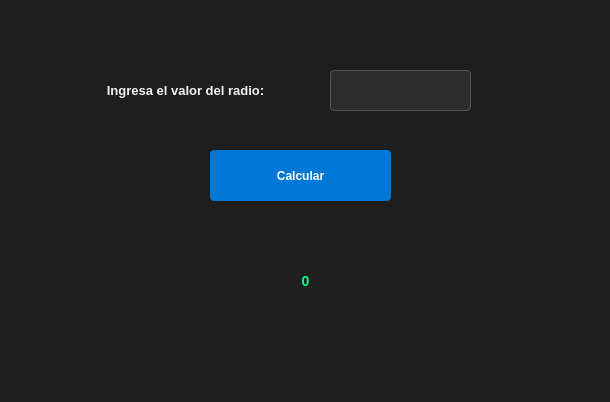
<?xml version="1.0" encoding="UTF-8"?>
<ui version="4.0">
 <class>Dialog</class>
 <widget class="QDialog" name="Dialog">
  <property name="geometry">
   <rect>
    <x>0</x>
    <y>0</y>
    <width>610</width>
    <height>402</height>
   </rect>
  </property>
  <property name="windowTitle">
   <string>Area Circulo</string>
  </property>
  <property name="styleSheet">
   <string notr="true">/* --- Ventana principal del diálogo --- */
QDialog {
background-color: #1e1e1e; /* fondo oscuro */
color: #f1f1f1;
font-family: &quot;Segoe UI&quot;, Arial, sans-serif;
font-size: 14px;
}

/* --- Etiquetas --- */
QLabel {
color: #f1f1f1;
font-size: 13px;
font-weight: bold;
}

/* --- Campos de entrada --- */
QLineEdit {
background-color: #2c2c2c;
color: #ffffff;
border: 1px solid #555;
border-radius: 4px;
padding: 4px;
}

QLineEdit:focus {
border: 1px solid #0078d7; /* azul al enfocarse */
}

/* --- Botón Calcular --- */
QPushButton {
background-color: #0078d7; /* azul estilo Windows */
color: #ffffff;
border-radius: 4px;
padding: 6px 12px;
font-weight: bold;
}

QPushButton:hover {
background-color: #005a9e; /* azul más oscuro al pasar el mouse */
}

QPushButton:pressed {
background-color: #004578; /* azul profundo al hacer clic */
}

/* --- Resultado (label) --- */
#lbl_resultado {
color: #00ff88; /* verde llamativo para el resultado */
font-size: 14px;
font-weight: bold;
}
</string>
  </property>
  <widget class="QLabel" name="label">
   <property name="geometry">
    <rect>
     <x>60</x>
     <y>60</y>
     <width>251</width>
     <height>61</height>
    </rect>
   </property>
   <property name="font">
    <font>
     <pointsize>-1</pointsize>
     <weight>75</weight>
     <bold>true</bold>
    </font>
   </property>
   <property name="text">
    <string>Ingresa el valor del radio:</string>
   </property>
   <property name="alignment">
    <set>Qt::AlignCenter</set>
   </property>
  </widget>
  <widget class="QLineEdit" name="txt_radio">
   <property name="geometry">
    <rect>
     <x>330</x>
     <y>70</y>
     <width>141</width>
     <height>41</height>
    </rect>
   </property>
  </widget>
  <widget class="QPushButton" name="btn_calcular">
   <property name="geometry">
    <rect>
     <x>210</x>
     <y>150</y>
     <width>181</width>
     <height>51</height>
    </rect>
   </property>
   <property name="font">
    <font>
     <weight>75</weight>
     <bold>true</bold>
    </font>
   </property>
   <property name="text">
    <string>Calcular</string>
   </property>
  </widget>
  <widget class="QLabel" name="lbl_resultado">
   <property name="geometry">
    <rect>
     <x>180</x>
     <y>240</y>
     <width>251</width>
     <height>81</height>
    </rect>
   </property>
   <property name="font">
    <font>
     <pointsize>-1</pointsize>
     <weight>75</weight>
     <bold>true</bold>
    </font>
   </property>
   <property name="text">
    <string>0</string>
   </property>
   <property name="alignment">
    <set>Qt::AlignCenter</set>
   </property>
  </widget>
 </widget>
 <resources/>
 <connections/>
</ui>
